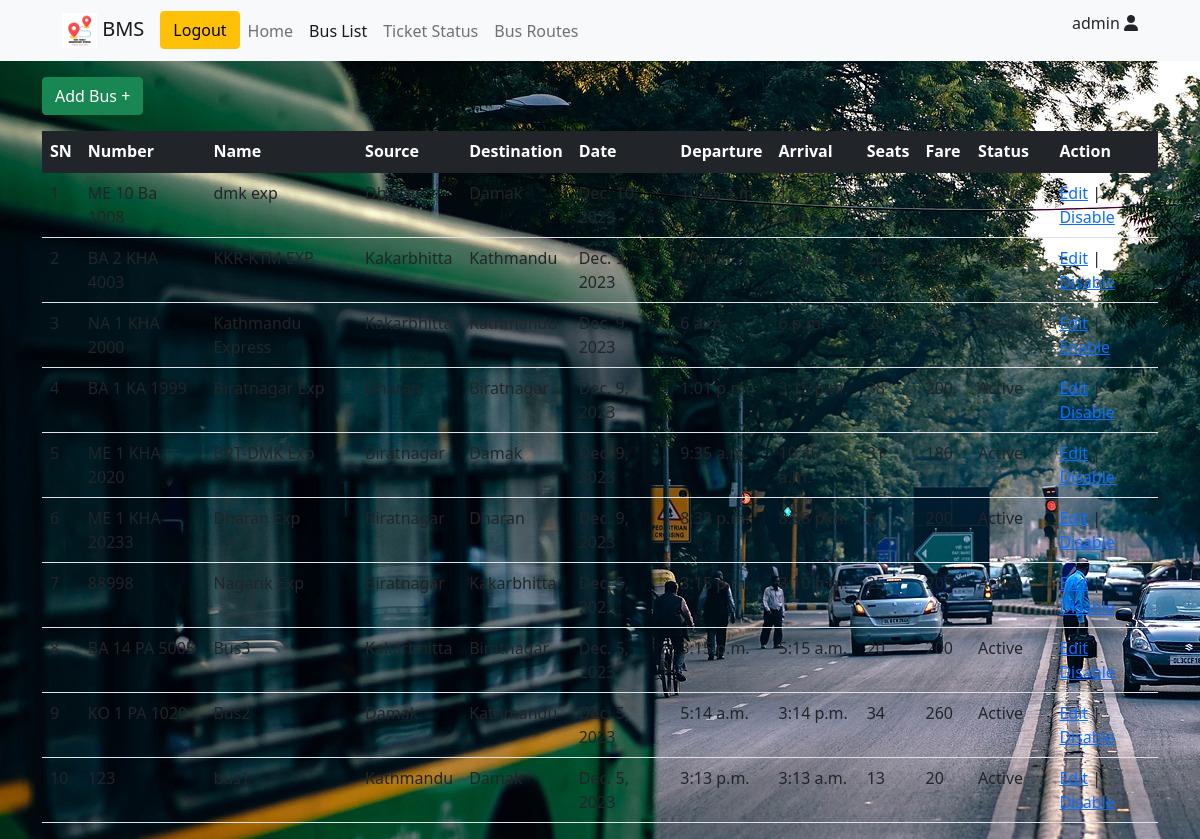
/buslist (signed in), run on the app's committed database.
### bms/models.py (models this page shows, shortened)
class Vehicle(models.Model):
    name = models.CharField(max_length=50)
    vehicle_number = models.CharField(max_length=15, unique=True)
    source = models.ForeignKey(busRoute, on_delete=models.CASCADE,default=1, related_name='sourceid')
    destination = models.ForeignKey(busRoute, on_delete=models.CASCADE,default=1, related_name='destinationid')
    date = models.DateField(null=True)
    v_status = models.BooleanField(default=True)
    departure = models.TimeField(null=True, blank=True)
    arrive = models.TimeField(null=True, blank=True)
    available_seats = models.IntegerField(default=25)
    booked_seats = models.IntegerField(default=0)
    price = models.IntegerField(default=20)
    updated = models.DateTimeField(auto_now=True)
    created = models.DateTimeField(auto_now_add=True)
    class Meta:
        ordering = ['-updated', '-created']

class busRoute(models.Model):
    name = models.CharField(max_length=100, unique=True)
    updated = models.DateTimeField(auto_now=True)
    created = models.DateTimeField(auto_now_add=True)
    def __str__(self):
        return self.name

### bms/views.py (the view)
# urls.py: path('buslist', views.busList, name='busList'),
@login_required(login_url='loginUser')
def busList(request):
    vehicles = Vehicle.objects.all()
    successMessages = messages.get_messages(request)
    context = {'vehicles':vehicles, 'messages':successMessages}
    return render(request, 'bms/busList.html', context)

### bms/templates/bms/buslist.html (shortened to what this page needs)
{% extends 'main.html' %}
{% block navItem %}
            <li class="nav-item">
              <a class="nav-link " aria-current="page" href="{% url 'home' %}">Home</a>
            </li>
            <li class="nav-item">
              <a class="nav-link active" href="{% url 'busList' %}">Bus List</a>
            </li>
            <li class="nav-item">
              <a class="nav-link" href="{% url 'ticketStatus' %}">Ticket Status</a>
            </li>
            <li class="nav-item">
              <a class="nav-link" href="{% url 'busRoutes' %}">Bus Routes</a>
            </li>
{% endblock navItem %}
{% block content %}
<section>
  <div class="container mt-3">
    {% if request.user.is_superuser %}
    <div class="">
      <a href="{% url 'addBus' %}"> <button type="button" class="btn btn-success">Add Bus +</button> </a>
    </div>
    {% endif %}
  <table class="table mt-3">
    <thead class="table-dark">
      <tr>
        <th>SN</th>
        <th>Number</th>
        <th>Name</th>
        <th>Source</th>
        <th>Destination</th>
        <th>Date</th>
        <th>Departure</th>
        <th>Arrival</th>
        <th>Seats</th>
        <th>Fare</th>
        <th>Status</th>
        {% if request.user.is_superuser %}
        <th>Action</th>
      {% endif %}
      </tr>
    </thead>
    <tbody>
      {% for vehicle in vehicles %}
      <tr>
        <td>{{ forloop.counter }}</td>
        <td>{{ vehicle.vehicle_number }}</td>
        <td>{{ vehicle.name }}</td>
        <td>{{ vehicle.source }}</td>
        <td>{{ vehicle.destination }}</td>
        <td>{{ vehicle.date }}</td>
        <td>{{ vehicle.departure }}</td>
        <td>{{ vehicle.arrive }}</td>
        <td>{{ vehicle.available_seats }}</td>
        <td>{{ vehicle.price }}</td>
        {% if vehicle.v_status == True %}
          <td> Active </td>
          {% else %}
          <td>Disabled</td>
        {% endif %}
        {% if request.user.is_superuser %}
            <td><a href="{% url 'editBus' vehicle.id %}">Edit</a> |
            {% if vehicle.v_status == True %}
            <a href="{% url 'disableBus' vehicle.id %}">Disable</a>
            {% else %}
            <a href="{% url 'enableBus' vehicle.id %}">Enable</a>
            {% endif %}</td>
          {% endif %}
      </tr>
      {% endfor %}
    </tbody>
  </table>
</div>
</section>
{% endblock content %}

### bms/templates/main.html (shortened to what this page needs)
<!DOCTYPE html>
<html lang="en">
  <head>
    <link rel="stylesheet" href="style.css" />
    <link
      rel="stylesheet"
      href="path/to/font-awesome/css/font-awesome.min.css"
    />
    <link rel="stylesheet" href="https://cdnjs.cloudflare.com/ajax/libs/font-awesome/6.0.0-beta3/css/all.min.css">
    <link
      href="https://cdn.jsdelivr.net/npm/bootstrap@5.1.3/dist/css/bootstrap.min.css"
      rel="stylesheet"
    />
  </head>
  <body>
    {% load static %}
    {% block navbar %}
    <nav class="navbar navbar-expand-lg navbar-light bg-light">
      <div class="container-fluid">
        <a class="navbar-brand" href="#">
          <img src="{% static 'assets/logo.jpeg' %}" alt="logo" height="35px" width="35px"/>
          BMS
        </a>
        <div class="collapse navbar-collapse" id="navbarNav">
          <ul class="navbar-nav">
            {% if request.user.is_authenticated %}
            <li>
              <a href="{% url 'logout' %}"
                ><button type="button" class="btn btn-warning">Logout</button></a
              >
            </li>
            {% else %}
            <li>
              <a href="{% url 'loginUser' %}">
                <button type="button" class="btn btn-success">Login</button>
              </a>
            </li>
            {% endif %}
            {% block navItem %}{% endblock navItem %}
          </ul>
        </div>
        <div>
          {% if user.is_authenticated %}
            <p> {{ user.username }} <i class="fa fa-user"></i></p>
        {% endif %}
        </div>
      </div>
    </nav> {% endblock %}
    {% block content %}{% endblock %}
  </body>
</html>

### raw/style.css (style rules this page uses)
body { background-image: url(assets/images/home.jpg); }
nav { padding: 50px; }

### data on the page
Vehicle: vehicle_number "ME 10 Ba 1008", name "dmk exp", source "Dharan", destination "Damak", date "Dec. 10, 2023", departure "10:45 a.m.", arrive "12:42 a.m.", available_seats "34", price "250", v_status "Active"
Vehicle: vehicle_number "BA 2 KHA 4003", name "KKR-KTM EXP", source "Kakarbhitta", destination "Kathmandu", date "Dec. 9, 2023", departure "10 a.m.", arrive "10 p.m.", available_seats "20", price "2275", v_status "Active"
Vehicle: vehicle_number "NA 1 KHA 2000", name "Kathmandu Express", source "Kakarbhitta", destination "Kathmandu", date "Dec. 9, 2023", departure "6 a.m.", arrive "6 p.m.", available_seats "26", price "2250", v_status "Disabled"
Vehicle: vehicle_number "BA 1 KA 1999", name "Biratnagar Exp", source "Dharan", destination "Biratnagar", date "Dec. 9, 2023", departure "1:01 p.m.", arrive "3:15 p.m.", available_seats "38", price "200", v_status "Active"
Vehicle: vehicle_number "ME 1 KHA 2020", name "BRT-DMK Exp", source "Biratnagar", destination "Damak", date "Dec. 9, 2023", departure "9:35 a.m.", arrive "10:45 a.m.", available_seats "31", price "180", v_status "Active"
Vehicle: vehicle_number "ME 1 KHA 20233", name "Dharan Exp", source "Biratnagar", destination "Dharan", date "Dec. 9, 2023", departure "8:33 p.m.", arrive "8:38 p.m.", available_seats "6", price "200", v_status "Active"
Vehicle: vehicle_number "88998", name "Nagarik Exp", source "Biratnagar", destination "Kakarbhitta", date "Dec. 5, 2023", departure "3:15 p.m.", arrive "3:10 p.m.", available_seats "25", price "205", v_status "Active"
Vehicle: vehicle_number "BA 14 PA 5005", name "Bus3", source "Kakarbhitta", destination "Biratnagar", date "Dec. 5, 2023", departure "3:15 p.m.", arrive "5:15 a.m.", available_seats "20", price "200", v_status "Active"
Vehicle: vehicle_number "KO 1 PA 1020", name "Bus2", source "Damak", destination "Kathmandu", date "Dec. 5, 2023", departure "5:14 a.m.", arrive "3:14 p.m.", available_seats "34", price "260", v_status "Active"
Vehicle: vehicle_number "123", name "bus1", source "Kathmandu", destination "Damak", date "Dec. 5, 2023", departure "3:13 p.m.", arrive "3:13 a.m.", available_seats "13", price "20", v_status "Active"

### other printed values
{{ user.username }} "admin"
